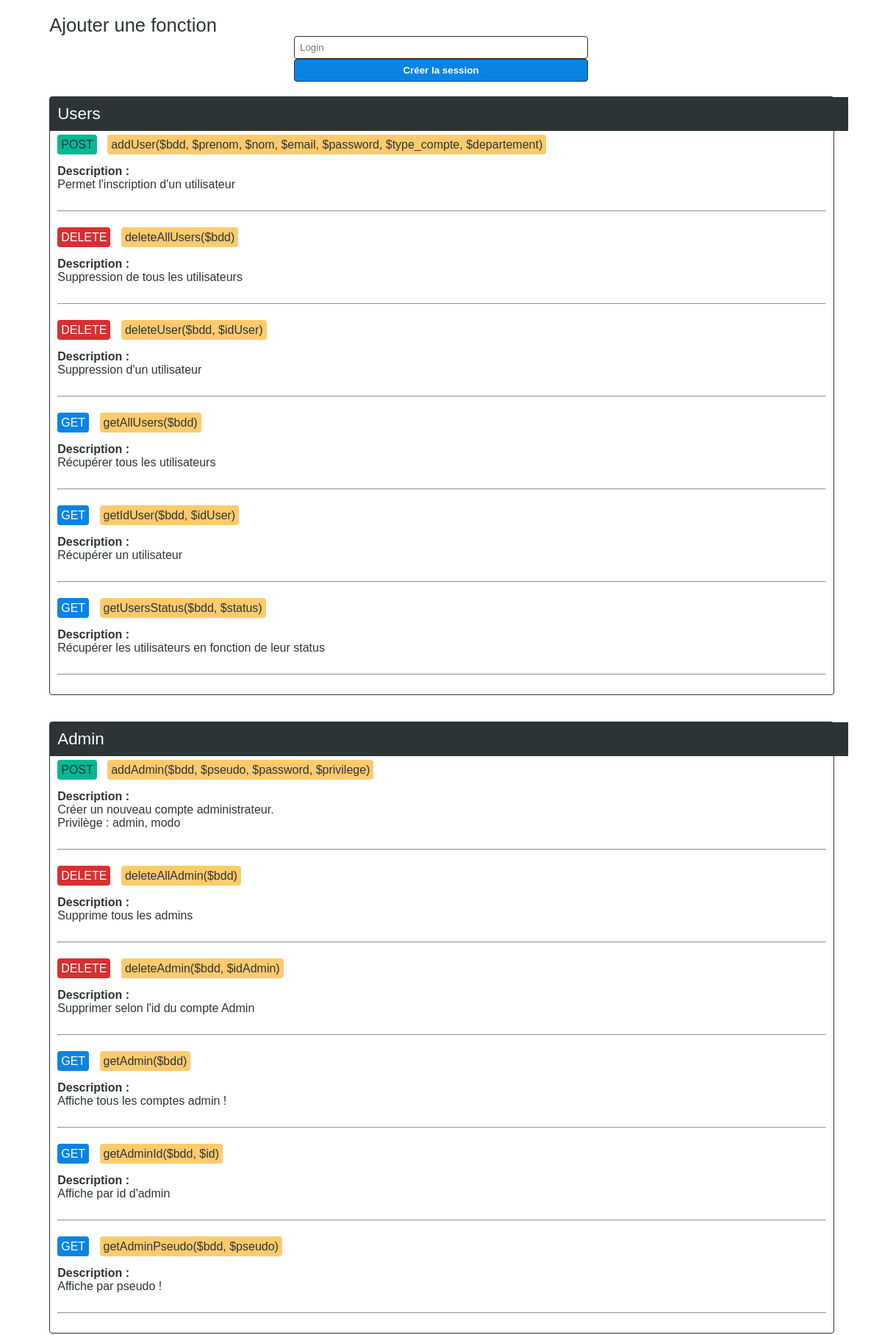
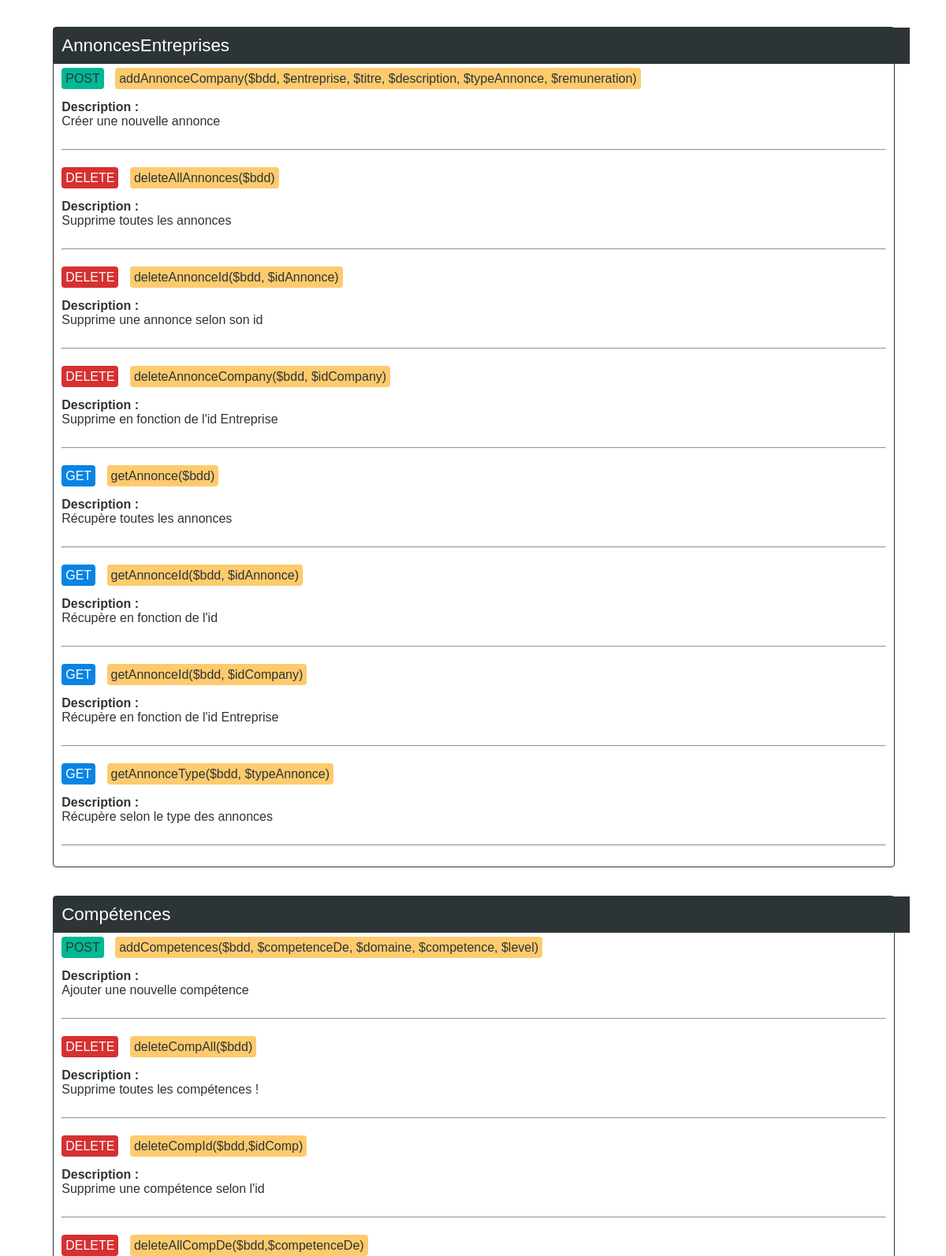
The page /swagger/index.php (upper part) on the database its author committed (2 pictures, top to bottom).
### tables this page shows
CREATE TABLE IF NOT EXISTS `swagger` (
  `id` int(11) NOT NULL,
  `type` varchar(255) NOT NULL,
  `categorie` varchar(255) NOT NULL,
  `requete` text NOT NULL,
  `description` text NOT NULL
);

### swagger/index.php (the view, shortened to what this page needs)
<?php include('../connect.php'); ?>
<html>
    <head>
        <link rel="stylesheet" href="style.css" />
    </head>
    <body>
        <div class="content">
            <div class="menu">
                <a href="add_swagger.php">Ajouter une fonction</a>
                <?php
                    if (!isset($_SESSION['swagger'])) {
                        ?>
                            <form method="post" action="">
                                <input type="text" name="login" placeholder="Login" />
                                <input type="submit" name="submit" value="Créer la session" />
                            </form>
                        <?php
                    }
                ?>
            </div>
            <div class="categorie">
                <div class="titreCat">Users</div>
                <div class="sousContent">
                    <?php
                        $req = $bdd->query("SELECT * FROM swagger WHERE categorie='users'");
                        while ($data = $req->fetch()) {
                            ?>
                                <?php if ($data['type'] == "post") { ?><span class="spanPost">POST</span><?php } ?>
                                <?php if ($data['type'] == "get") { ?><span class="spanGet">GET</span><?php } ?>
                                <?php if ($data['type'] == "delete") { ?><span class="spanDelete">DELETE</span><?php } ?>
                                <span class="requete"><?php echo $data['requete']; ?></span>
                                <br /><br />
                                <div class="about">
                                    <b>Description :</b><br />
                                    <?php echo nl2br($data['description']); ?>
                                </div>
                                <br />
                                <hr />
                                <br />
                            <?php
                        }
                    ?>
                </div>
            </div>
                <br /><br />
            <div class="categorie">
                <div class="titreCat">Admin</div>
                <div class="sousContent">
                    <?php
                        $req = $bdd->query("SELECT * FROM swagger WHERE categorie='admin'");
                        while ($data = $req->fetch()) {
                            ?>
                                <?php if ($data['type'] == "post") { ?><span class="spanPost">POST</span><?php } ?>
                                <?php if ($data['type'] == "get") { ?><span class="spanGet">GET</span><?php } ?>
                                <?php if ($data['type'] == "delete") { ?><span class="spanDelete">DELETE</span><?php } ?>
                                <span class="requete"><?php echo $data['requete']; ?></span>
                                <br /><br />
                                <div class="about">
                                    <b>Description :</b><br />
                                    <?php echo nl2br($data['description']); ?>
                                </div>
                                <br />
                                <hr />
                                <br />
                            <?php
                        }
                    ?>
                </div>
            </div>
                <br /><br />
            <div class="categorie">
                <div class="titreCat">AnnoncesEntreprises</div>
                <div class="sousContent">
                    <?php
                        $req = $bdd->query("SELECT * FROM swagger WHERE categorie='annoncesentreprises'");
                        while ($data = $req->fetch()) {
                            ?>
                                <?php if ($data['type'] == "post") { ?><span class="spanPost">POST</span><?php } ?>
                                <?php if ($data['type'] == "get") { ?><span class="spanGet">GET</span><?php } ?>
                                <?php if ($data['type'] == "delete") { ?><span class="spanDelete">DELETE</span><?php } ?>
                                <span class="requete"><?php echo $data['requete']; ?></span>
                                <br /><br />
                                <div class="about">
                                    <b>Description :</b><br />
                                    <?php echo nl2br($data['description']); ?>
                                </div>
                                <br />
                                <hr />
                                <br />
                            <?php
                        }
                    ?>
                </div>
            </div>
                <br /><br />
            <div class="categorie">
                <div class="titreCat">Compétences</div>
                <div class="sousContent">
                    <?php
                        $req = $bdd->query("SELECT * FROM swagger WHERE categorie='competences'");
                        while ($data = $req->fetch()) {
                            ?>
                                <?php if ($data['type'] == "post") { ?><span class="spanPost">POST</span><?php } ?>
                                <?php if ($data['type'] == "delete") { ?><span class="spanDelete">DELETE</span><?php } ?>
                                <span class="requete"><?php echo $data['requete']; ?></span>
                                <br /><br />
                                <div class="about">
                                    <b>Description :</b><br />
                                    <?php echo nl2br($data['description']); ?>
                                </div>
                                <br />
                                <hr />
                                <br />
                            <?php
                        }
                    ?>
                </div>
            </div>
                <br /><br />
                <br /><br />
                <br /><br />
                <br /><br />
                <br /><br />
                <br /><br />
                <br /><br />
                <br /><br />
        </div>
    </body>
</html>

### swagger/style.css (style rules this page uses)
.content { width: 90%; margin: 0 auto; font-family: Arial, Helvetica, sans-serif; }
.menu { width: 100%; margin: 20px 0 20px 0; }
.menu a { color: #2d3436; font-weight: 400; font-size: 1.6em; text-decoration: none; transition: 0.3s; }
form { width: 50%; margin: 0 auto; text-align: center; }
form input, select, textarea { width: 400px; padding: 7px; border-radius: 4px; border: 1px solid #2d3436; resize: none; }
form input[type=submit] { background: #0984e3; color: #fff; font-weight: bold; }
.categorie { width: 100%; border: 1px solid #2d3436; border-radius: 4px; text-align: left; font-style: Arial, sans-serif; }
.categorie .titreCat { background: #2d3436; color: #fff; font-weight: 400; font-size: 1.4em; width: 100%; padding: 10px; text-align: left; }
.categorie .sousContent { color: #2d3436; padding: 10px 10px 0 10px; }
.categorie .sousContent .spanPost { background: #00b894; color: #2d3436; font-weight: 400; border-radius: 4px; padding: 5px; text-transform: uppercase; }
.categorie .sousContent .spanGet { background: #0984e3; color: #fff; font-weight: 400; border-radius: 4px; padding: 5px; text-transform: uppercase; }
.categorie .sousContent .spanDelete { background: #d63031; color: #fff; font-weight: 400; border-radius: 4px; padding: 5px; text-transform: uppercase; }
.categorie .sousContent .requete { background: #fdcb6e; color: #2d3436; font-weight: 400; border-radius: 4px; padding: 5px; margin-left: 10px; }

### rows shown on the page
swagger: type "POST", requete "addUser($bdd, $prenom, $nom, $email, $password, $type_compte, $departement)", description "Permet l'inscription d'un utilisateur"
swagger: type "DELETE", requete "deleteAllUsers($bdd)", description "Suppression de tous les utilisateurs"
swagger: type "DELETE", requete "deleteUser($bdd, $idUser)", description "Suppression d'un utilisateur"
swagger: type "GET", requete "getAllUsers($bdd)", description "Récupérer tous les utilisateurs"
swagger: type "GET", requete "getIdUser($bdd, $idUser)", description "Récupérer un utilisateur"
swagger: type "GET", requete "getUsersStatus($bdd, $status)", description "Récupérer les utilisateurs en fonction de leur status"
swagger: type "POST", requete "addAdmin($bdd, $pseudo, $password, $privilege)", description "Créer un nouveau compte administrateur. Privilège : admin, modo"
swagger: type "DELETE", requete "deleteAllAdmin($bdd)", description "Supprime tous les admins"
swagger: type "DELETE", requete "deleteAdmin($bdd, $idAdmin)", description "Supprimer selon l'id du compte Admin"
swagger: type "GET", requete "getAdmin($bdd)", description "Affiche tous les comptes admin !"
swagger: type "GET", requete "getAdminId($bdd, $id)", description "Affiche par id d'admin"
swagger: type "GET", requete "getAdminPseudo($bdd, $pseudo)", description "Affiche par pseudo !"
swagger: type "POST", requete "addAnnonceCompany($bdd, $entreprise, $titre, $description, $typeAnnonce, $remuneration)", description "Créer une nouvelle annonce"
swagger: type "DELETE", requete "deleteAllAnnonces($bdd)", description "Supprime toutes les annonces"
swagger: type "DELETE", requete "deleteAnnonceId($bdd, $idAnnonce)", description "Supprime une annonce selon son id"
swagger: type "DELETE", requete "deleteAnnonceCompany($bdd, $idCompany)", description "Supprime en fonction de l'id Entreprise"
swagger: type "GET", requete "getAnnonce($bdd)", description "Récupère toutes les annonces"
swagger: type "GET", requete "getAnnonceId($bdd, $idAnnonce)", description "Récupère en fonction de l'id"
swagger: type "GET", requete "getAnnonceId($bdd, $idCompany)", description "Récupère en fonction de l'id Entreprise"
swagger: type "GET", requete "getAnnonceType($bdd, $typeAnnonce)", description "Récupère selon le type des annonces"
swagger: type "POST", requete "addCompetences($bdd, $competenceDe, $domaine, $competence, $level)", description "Ajouter une nouvelle compétence"
swagger: type "DELETE", requete "deleteCompAll($bdd)", description "Supprime toutes les compétences !"
swagger: type "DELETE", requete "deleteCompId($bdd,$idComp)", description "Supprime une compétence selon l'id"
swagger: type "DELETE", requete "deleteAllCompDe($bdd,$competenceDe)"
